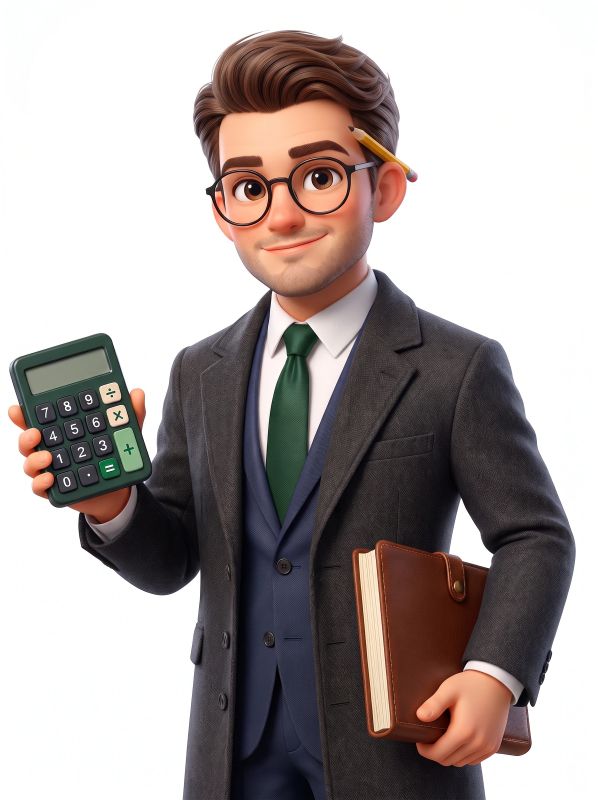
#> input picture docs/art/buddy-faces/reference.webp, 1792 x 2400 px (shown at 1/3 size)
$ python buddy_bust.py
#> lines starting #> are read from the running program, lines starting #| are printed output that depends on the picture; after the words box and inside, x2 and y2 are one past the last pixel; in counts of white or black regions, pixels touching at a corner belong together
"""Build art/buddy-bust.webp (360 x 464) from the study buddy's picture, docs/art/buddy-faces/reference.webp
(1792 x 2400 on white: pencil behind his ear, the calculator held up in one hand). Run from the repo root: python3 tools/buddy_bust.py  (needs numpy and Pillow)

The near-white background is cut by filling in from the picture's edges, the cut is pulled in two pixels and softened so
no white rim is left, and rows 30 to 2340 are scaled to 360 x 464 (1792 / 360 source pixels per bust pixel, the scale
tools/buddy_face.py and the measurements in src/mascot.js rely on). """
import os
import numpy as np
from PIL import Image, ImageDraw, ImageFilter

root = os.path.dirname(os.path.dirname(os.path.abspath(__file__)))
TOP, W, H = 30, 360, 464
im = Image.open(os.path.join(root, "docs", "art", "buddy-faces", "reference.webp")).convert("RGB")
#> im is the input picture: PIL image 1792x2400 RGB; mean R, G, B 169.7, 160.9, 159.3
sw, sh = im.size
#> sw = 1792; sh = 2400
# background: near-white, colourless pixels joined to the picture's edge (the white is not quite even, so a plain
# fill from the corners stops short; the shirt and cuffs are darker and walled in by the coat)
px = np.array(im).astype(int)
cand = (px.min(2) >= 232) & (px.max(2) - px.min(2) <= 12)
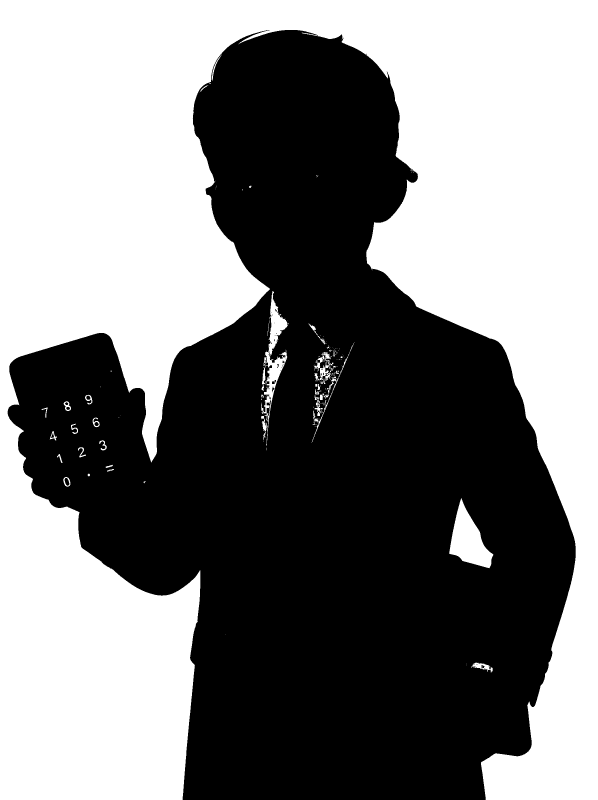
#> cand: shape (2400, 1792) bool (shown at 1/3 size); 49.3% white; 187 white regions (130 under 20 px), largest, box (x1, y1, x2, y2) and area: (0, 0, 1792, 2400) 2086892, (1348, 1494, 1480, 1705) 13632, (783, 1049, 862, 1338) 5002
m = Image.fromarray((cand * 255).astype(np.uint8)).convert("RGB")
# seeds: the corners and sides, and along the bottom edge for the gaps between his arms and his coat
for p in [(0, 0), (sw - 1, 0), (sw // 2, 0), (0, sh // 3), (sw - 1, sh // 3), (5, sh // 2)] + [(x, sh - 1) for x in range(0, sw, 8)]:
    if m.getpixel(p) == (255, 255, 255): ImageDraw.floodfill(m, p, (255, 0, 255))
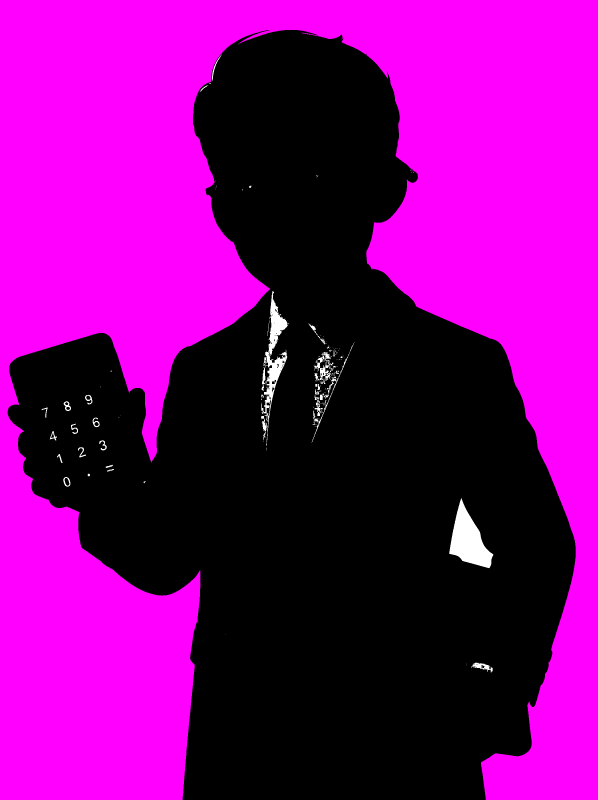
#> m: PIL image 1792x2400 RGB (shown at 1/3 size); mean R, G, B 125.6, 1.9, 125.6
f = np.array(m); solid = ~((f[..., 0] == 255) & (f[..., 1] == 0))
#> after `solid = ~((f[..., 0] == 255) & (f[..., 1] == 0))`:
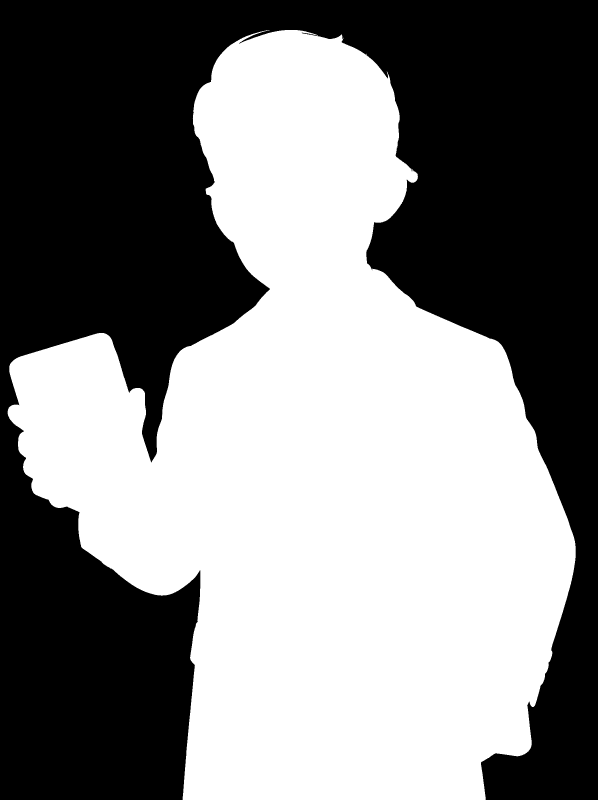
#> solid: shape (2400, 1792) bool (shown at 1/3 size); 51.5% white; 1 black region, box (x1, y1, x2, y2) and area: (0, 0, 1792, 2400) 2086889
alpha = Image.fromarray((solid * 255).astype(np.uint8)).filter(ImageFilter.MinFilter(5)).filter(ImageFilter.GaussianBlur(1.3))
box = (0, TOP, sw, TOP + round(H * sw / W))
#> box = (0, 30, 1792, 2340)
rgb, al = np.array(im.crop(box), np.float32), np.array(alpha.crop(box), np.float32)[..., None] / 255
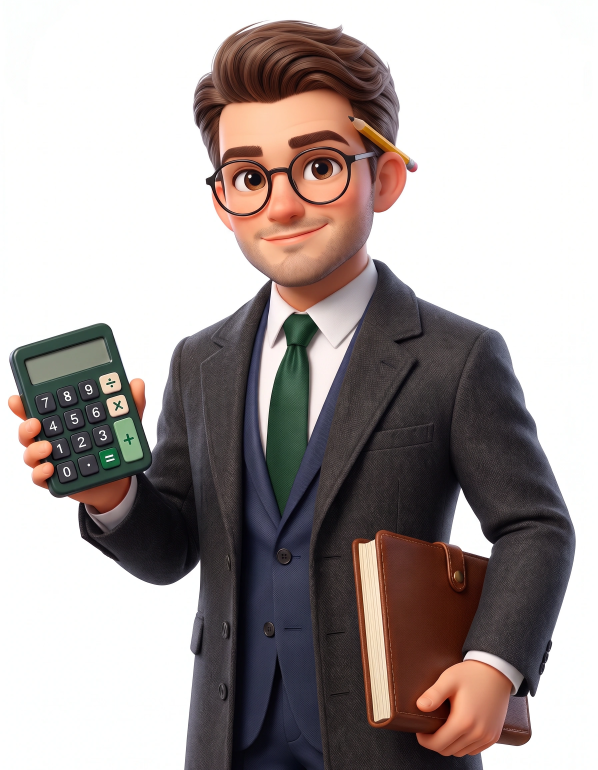
#> rgb: shape (2310, 1792, 3) float32 (shown at 1/3 size); mean R, G, B 170.2, 160.9, 158.6
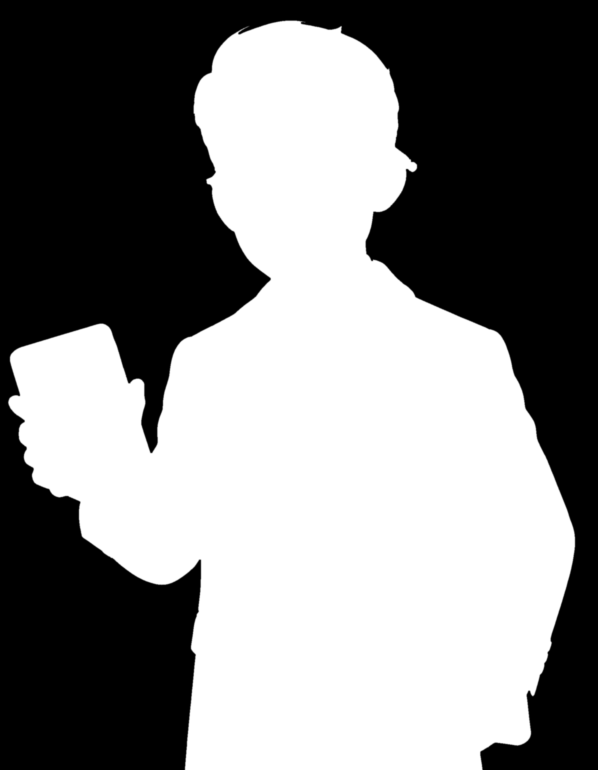
#> al: shape (2310, 1792, 1) float32 (shown at 1/3 size); min 0, max 1, mean 0.517
pm = Image.fromarray(np.concatenate([rgb * al, al * 255], 2).astype(np.uint8), "RGBA").resize((W, H), Image.LANCZOS)  # premultiplied, so no white bleeds in
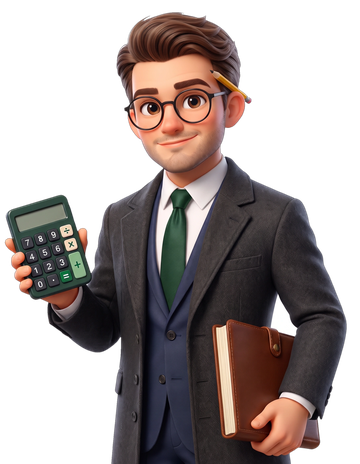
#> pm: PIL image 360x464 RGBA; mean R, G, B, A 47.7, 38.5, 36.9, 131.9; transparent parts drawn white
p = np.array(pm, np.float32); al = p[..., 3:] / 255
#> after `al = p[..., 3:] / 255`:
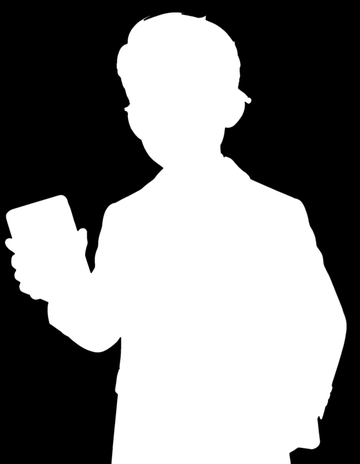
#> al: shape (464, 360, 1) float32; min 0, max 1, mean 0.517
out = np.concatenate([np.where(al > 0.02, np.clip(p[..., :3] / np.maximum(al, 1e-3), 0, 255), 0), p[..., 3:]], 2).astype(np.uint8)
dst = os.path.join(root, "art", "buddy-bust.webp")
Image.fromarray(out, "RGBA").save(dst, "WEBP", quality=92, method=6)
print(dst, os.path.getsize(dst), "bytes")
